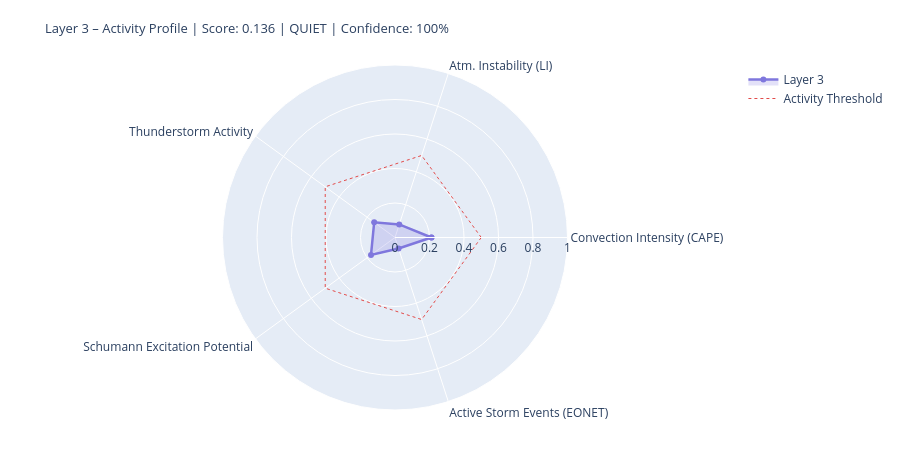

Here is the notebook cell this chart was saved with:
### Markdown cell above
---
## 4. State Assessment & Handoff to Layer 4/5

### Code cell
# ============================================================
# LAYER-3-SCORE
# Five dynamic components
# ============================================================

def norm(v, lo, hi):
    if v is None or (isinstance(v, float) and math.isnan(v)): return None
    return round(max(0.0, min(1.0, (v - lo) / (hi - lo))), 4)

# --- 1) Convection intensity (global CAPE mean) ---
cape_mean = df_atm['cape'].dropna().mean() if not df_atm.empty else None
conv_score = norm(cape_mean, 0, 3000)
conv_src   = 'primary' if cape_mean is not None else 'missing'

# --- 2) Atmospheric instability (LI mean) ---
li_mean   = df_atm['li'].dropna().mean() if not df_atm.empty else None
# Negative LI = unstable → higher score
instab_score = norm(-li_mean if li_mean is not None else None, -6, 6)
instab_src   = 'primary' if li_mean is not None else 'missing'

# --- 3) Thunderstorm activity (mean thunder score + WMO count) ---
thunder_mean = df_atm['thunder_score'].mean() if not df_atm.empty else None
n_thunder    = int(df_atm['thunderstorm'].sum()) if not df_atm.empty else 0
thunder_score_val = norm(
    (thunder_mean or 0) * 0.7 + n_thunder * 0.1, 0, 1.0
) if thunder_mean is not None else None
thunder_src = 'primary'

# --- 4) Schumann excitation potential (weighted Schumann contribution) ---
schumann_pot = df_atm['schumann_contribution'].mean() if not df_atm.empty else None
# Boosted by Layer-2 thunderstorm trigger
if schumann_pot is not None and l2_thunder:
    schumann_pot = min(1.0, schumann_pot * 1.2)
schumann_score = norm(schumann_pot, 0, 1.0) if schumann_pot is not None else None
schumann_src   = 'derived'

# --- 5) Storm activity (NASA EONET) ---
# Distinction: None = data not loaded, 0.0 = loaded but no events
storm_score = None
storm_src   = 'missing'
if raw.get('storms') is not None:          # API reached successfully
    storm_score = norm(len(storm_events), 0, 30) if storm_events else 0.0
    storm_src   = 'primary'

# X-Ray and Kp: context only, not in dynamic score
# (X-Ray = Layer-0/4 driver; Kp = geomagnetic index, not a lightning proxy)
xray_context = None
if raw.get('xray'):
    df_xc = pd.DataFrame(raw['xray'])
    fc = next((c for c in df_xc.columns
               if any(k in c.lower() for k in ['flux','long']) and 'time' not in c.lower()),
              df_xc.columns[1])
    df_xc[fc] = pd.to_numeric(df_xc[fc], errors='coerce')
    xray_last = df_xc[fc].dropna().iloc[-1] if not df_xc[fc].dropna().empty else None
    if xray_last:
        xray_class = ('X' if xray_last>=1e-4 else 'M' if xray_last>=1e-5
                      else 'C' if xray_last>=1e-6 else 'B')
        xray_context = {'flux': float(xray_last), 'class': xray_class}
        print(f'X-Ray context: {xray_class}-class ({xray_last:.2e} W/m²)')

# --- Aggregate ---
COMPONENTS = {
    'Convection Intensity (CAPE)':  {'score': conv_score,       'source': conv_src,    'dynamic': True},
    'Atm. Instability (LI)':         {'score': instab_score,     'source': instab_src,  'dynamic': True},
    'Thunderstorm Activity':              {'score': thunder_score_val, 'source': thunder_src, 'dynamic': True},
    'Schumann Excitation Potential':   {'score': schumann_score,   'source': schumann_src,'dynamic': True},
    'Active Storm Events (EONET)': {'score': storm_score,      'source': storm_src,   'dynamic': True},
}

available   = {k: v['score'] for k, v in COMPONENTS.items() if v['score'] is not None}
unavailable = [k for k, v in COMPONENTS.items() if v['score'] is None]
layer3_score = round(sum(available.values()) / len(available), 4) if available else None
confidence   = round(len(available) / len(COMPONENTS), 2)
level = ('unknown' if layer3_score is None
         else 'quiet'   if layer3_score < 0.3
         else 'moderate' if layer3_score < 0.6
         else 'active')
dominant_l3 = max(available, key=available.get) if available else 'none'

# --- Ausgabe ---
W = 68
print('=' * W)
print('LAYER 3 – ATMOSPHERE / WEATHER / THUNDERSTORMS – STATE ASSESSMENT')
print('=' * W)
for name, comp in COMPONENTS.items():
    s = comp['score']
    if s is not None:
        bar = '█' * int(s * 20) + '░' * (20 - int(s * 20))
        print(f'  {name:<36} {bar}  {s:.3f}  [{comp["source"]}]')
    else:
        print(f'  {name:<36} {"─" * 20}  n/a   [missing]')
print('-' * W)
print(f'  Score:        {layer3_score:.3f}  ({len(available)}/{len(COMPONENTS)} components)')
print(f'  Confidence:   {confidence:.0%}')
print(f'  Level:        {level.upper()}')
print(f'  Dominant:     {dominant_l3}')
print(f'  CAPE mean:    {cape_mean:.0f} J/kg' if cape_mean else '  CAPE mean:    n/a')
print(f'  LI mean:      {li_mean:.1f} K' if li_mean is not None else '  LI mean:      n/a')
print(f'  Thunderstorms:{n_thunder} points (WMO)  +  {len(storm_events)} NASA EONET')
print('=' * W)

# Radar
cats   = list(available.keys())
vals_r = list(available.values())
if len(cats) >= 3:
    fig = go.Figure()
    fig.add_trace(go.Scatterpolar(
        r=vals_r + [vals_r[0]], theta=cats + [cats[0]],
        fill='toself', fillcolor='rgba(127,119,221,0.22)',
        line=dict(color='#7F77DD', width=2.5), name='Layer 3'
    ))
    fig.add_trace(go.Scatterpolar(
        r=[0.5] * (len(cats)+1), theta=cats + [cats[0]],
        line=dict(color='#E24B4A', dash='dot', width=1),
        mode='lines', name='Activity Threshold'
    ))
    fig.update_layout(
        title=dict(
            text=f'Layer 3 – Activity Profile | Score: {layer3_score:.3f} | {level.upper()} | Confidence: {confidence:.0%}',
            font=dict(size=13)
        ),
        polar=dict(radialaxis=dict(visible=True, range=[0, 1])),
        height=450, showlegend=True,
        margin=dict(l=60, r=60, t=65, b=40)
    )
    fig.show()

### Figure 1 — Plotly figure (JSON) as saved in the notebook; plotly's stock layout.template omitted (floating-point values rounded to 4 significant figures)
{"data": [{"fill": "toself", "fillcolor": "rgba(127,119,221,0.22)", "line": {"color": "#7F77DD", "width": 2.5}, "name": "Layer 3", "r": [0.2113, 0.08, 0.1492, 0.172, 0.0667, 0.2113], "theta": ["Convection Intensity (CAPE)", "Atm. Instability (LI)", "Thunderstorm Activity", "Schumann Excitation Potential", "Active Storm Events (EONET)", "Convection Intensity (CAPE)"], "type": "scatterpolar"}, {"line": {"color": "#E24B4A", "dash": "dot", "width": 1}, "mode": "lines", "name": "Activity Threshold", "r": [0.5, 0.5, 0.5, 0.5, 0.5, 0.5], "theta": ["Convection Intensity (CAPE)", "Atm. Instability (LI)", "Thunderstorm Activity", "Schumann Excitation Potential", "Active Storm Events (EONET)", "Convection Intensity (CAPE)"], "type": "scatterpolar"}], "layout": {"height": 450, "margin": {"b": 40, "l": 60, "r": 60, "t": 65}, "polar": {"radialaxis": {"range": [0, 1], "visible": true}}, "showlegend": true, "title": {"font": {"size": 13}, "text": "Layer 3 – Activity Profile | Score: 0.136 | QUIET | Confidence: 100%"}}}
